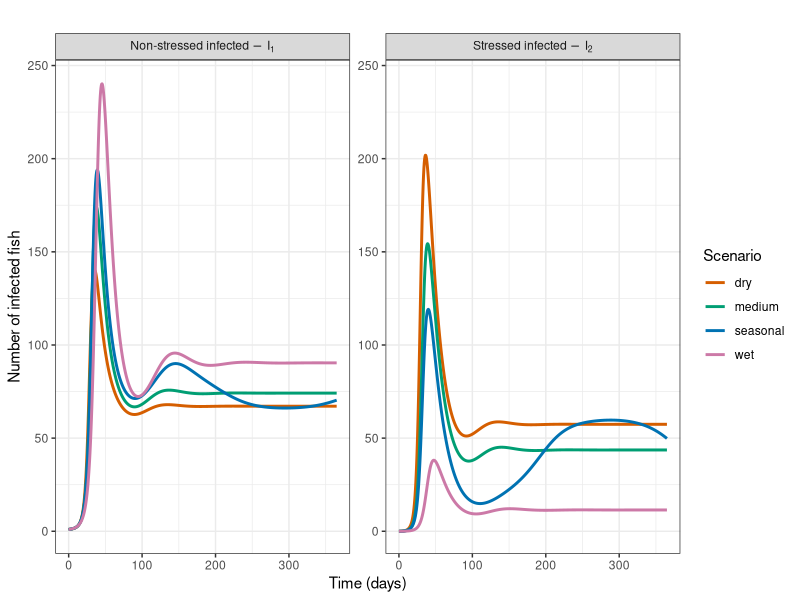

This figure's R source: (Note: this script raises an error after producing the figure.)
# ============================================================
# ODE with time-varying alpha(t) for 4 scenarios
#   wet / medium / dry / seasonal
#   Plots I1 (non-stressed infected) and I2 (stressed infected)
# ============================================================

rm(list = ls())
library(deSolve)
library(dplyr)
library(tidyr)
library(ggplot2)

# ---------------- 1) Parameters ----------------
pars <- list(
  Lambda = 10,
  mu     = 0.001,
  beta1  = 0.0005,
  beta2  = 0.001,
  gamma1 = 0.10,
  gamma2 = 0.05,
  d1     = 0.001,
  d2     = 0.002,
  # water-stress link
  alpha_max = 0.05,
  Wcrit     = 6,
  kW        = 1,
  W0        = 6,
  A_W       = 2
)

# Initial conditions
y0 <- c(S1 = 300, S2 = 10, I1 = 1, I2 = 0, R = 0)

# Time grid
t_end <- 365
times <- seq(0, t_end, by = 0.5)

# Scenarios
scenarios <- c("wet","medium","dry","seasonal")

# ---------------- 2) W(t) and alpha(t) ----------------
W_of_t <- function(t, scen, p) {
  if (scen == "wet")      return(8.5)
  if (scen == "medium")   return(p$Wcrit)
  if (scen == "dry")      return(4.5)
  if (scen == "seasonal") return(p$W0 + p$A_W * sin(2*pi*t/365))
  p$Wcrit
}

alpha_of_t <- function(t, scen, p) {
  Wt  <- W_of_t(t, scen, p)
  SWt <- 1 / (1 + exp(-p$kW * (p$Wcrit - Wt)))  # in [0,1]
  p$alpha_max * SWt
}

# ---------------- 3) RHS of ODE system ----------------
rhs <- function(t, y, p, scen) {
  with(as.list(c(y, p)), {
    a_t <- alpha_of_t(t, scen, p)
    lambda <- beta1 * I1 + beta2 * I2
    
    dS1 <- Lambda - a_t*S1 - lambda*S1 - mu*S1
    dS2 <- a_t*S1 - lambda*S2 - mu*S2
    dI1 <- lambda*S1 - (gamma1 + mu + d1)*I1
    dI2 <- lambda*S2 - (gamma2 + mu + d2)*I2
    dR  <- gamma1*I1 + gamma2*I2 - mu*R
    
    list(c(dS1, dS2, dI1, dI2, dR))
  })
}

# ---------------- 4) Solve for each scenario ----------------
solve_one <- function(scen) {
  out <- ode(y = y0,
             times = times,
             func = function(t, y, parms) rhs(t, y, parms, scen),
             parms = pars,
             method = "lsoda")
  as.data.frame(out) |>
    mutate(scenario = scen)
}

sol_all <- do.call(rbind, lapply(scenarios, solve_one))

# Palette commune pour toutes les figures
sol_all$scenario <- factor(
  sol_all$scenario,
  levels = c("dry", "medium", "seasonal", "wet")
)

scenario_cols <-c(
  "dry"      = "#D55E00",   # rouge/orange
  "medium"   = "#009E73",   # vert
  "seasonal" = "#0072B2",   # bleu
  "wet"      = "#CC79A7"    # violet
)

# ---------------- 5) Plot I1 and I2 only ----------------
long_I <- sol_all |>
  select(time, I1, I2, scenario) |>
  pivot_longer(cols = c(I1, I2),
               names_to = "variable",
               values_to = "value") |>
  mutate(
    variable = recode(
      variable,
      I1 = "'Non-stressed infected'*~ - ~ I[1]",
      I2 = "'Stressed infected'*~ - ~I[2]"
    )
  )

ymax <- ceiling(max(long_I$value, na.rm = TRUE))

p_I <- ggplot(long_I,
              aes(x = time, y = value, colour = scenario)) +
  geom_line(linewidth = 1) +
  scale_color_manual(values = scenario_cols, name = "Scenario") +
  facet_wrap(~ variable, ncol = 2, scales = "free_y",
             labeller = labeller(variable = label_parsed)) +
  coord_cartesian(ylim = c(0, ymax)) +
  labs(x = "Time (days)",
       y = "Number of infected fish",
       title = "") +
  theme_bw()

print(p_I)

# ---------------- 6) Save figure ----------------

ggsave("fig/ODE_I1_I2_alpha_t.pdf", p_I, width = 9, height = 4.5, dpi = 600)
